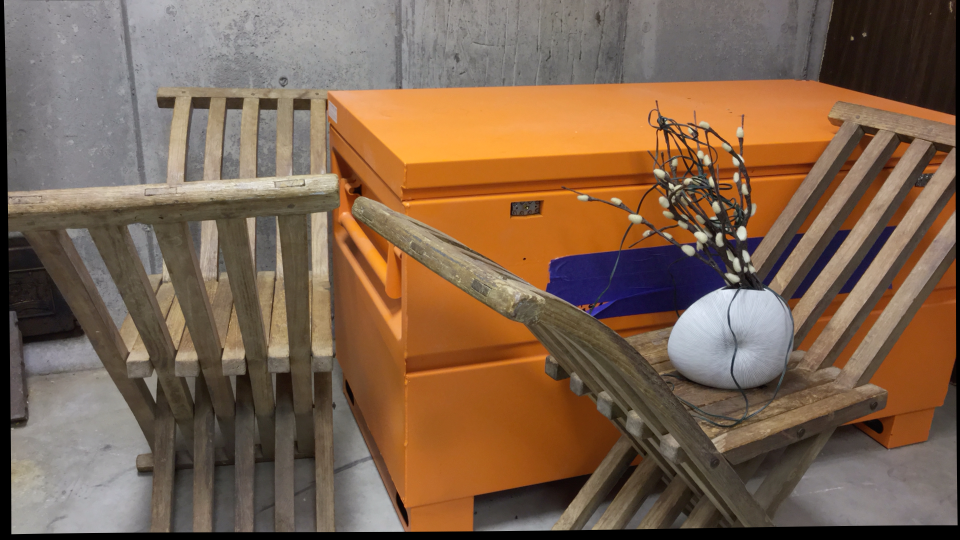
#> input picture curule/im0.png, 1920 x 1080 px (shown at 1/2 size)
$ python calibration.py
#> lines starting #> are read from the running program, lines starting #| are printed output that depends on the picture
### util.py
import numpy as np
import cv2
import os

class Dataset:
    def __init__(self, name):
#> called with name = 'curule'
        self.img0 = cv2.imread(os.path.join(name, 'im0.png'))
#> self.img0 is the input picture: shape (1080, 1920, 3); mean B, G, R 78.9, 99.9, 126
        self.img1 = cv2.imread(os.path.join(name, 'im1.png'))
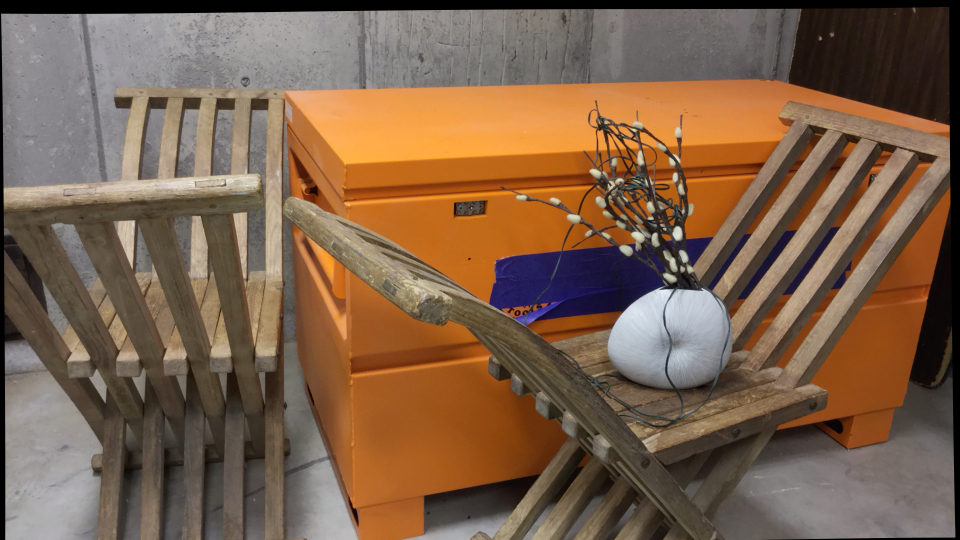
#> input picture curule/im1.png, 1920 x 1080 px (shown at 1/2 size)
#> self.img1 is the input picture: shape (1080, 1920, 3); mean B, G, R 75.2, 97.2, 124.4
        self.calib = Calib(os.path.join(name, 'calib.txt'))
        self.name = name

    @property
    def gray_img0(self):
        return cv2.cvtColor(self.img0, cv2.COLOR_BGR2GRAY)

    @property
    def gray_img1(self):
        return cv2.cvtColor(self.img0, cv2.COLOR_BGR2GRAY)

class Calib:
    def __init__(self, name):
        self.config = {}
        self.read_calib(name)
#> (reads curule/calib.txt from the repository)

    def read_calib(self, name):
        f = open(name, 'r')
        data = f.readlines()
        for line in data:
            key, value = line.rstrip().split('=')
            self.config[key] = value

    @classmethod
    def parseStr2Array(cls, str_array):
        res = []
        str_array = str_array[1:-1]
        rows = str_array.split(';')
        for row in rows:
            res.append(np.fromstring(row, dtype=float, sep=' '))
        return np.array(res)

    @property
    def cam0(self):
        return self.parseStr2Array(self.config['cam0'])

    @property
    def cam1(self):
        return self.parseStr2Array(self.config['cam1'])

    @property
    def baseline(self):
        return float(self.config['baseline'])

    @property
    def ndisp(self):
        return int(self.config['ndisp'])

    @property
    def vmin(self):
        return int(self.config['vmin'])

    @property
    def vmax(self):
        return int(self.config['vmax'])

def toHomogeneous(data):
    N = data.shape[0]
    homo_data = np.ones([N,3])
    homo_data[:,0:2] = data
    return homo_data

### calibration.py
import cv2
import numpy as np
from util import Dataset, toHomogeneous
import argparse


def feature_matching(img0, img1, ratio=0.6):
    """
    Function that detect features and match features
    between two given images
    1. SIFT feature detection
    2. Match features using Brute-Force
    3. Filter matched features using the ratio between the top-2 matches

    Input:
    - img0 : Left image
    - img1 : Right image
    - ratio: The ratio threshold between the top and second matching distance
    Return:
    - pnts1: Filtered matching feature point positions in the left image
    - pnts2: Filtered matching feature point positions in the right image
    - filter_matches: Filtered matches, [Dmatches]
    - kp1: Filtered matching key points in the left image
    - kp2: Filtered matching key points in the right image
    """
#> called with ratio = 0.6
    sift = cv2.SIFT_create()
    # Detect SIFT features for both images
    kp1, des1 = sift.detectAndCompute(img0,None)
#> kp1 = 4017 keypoints; strongest (x, y, size): (1484, 467, 15.2), (1341, 371, 6.1), (1438, 472, 8.7), (1376, 500, 13.3)
    kp2, des2 = sift.detectAndCompute(img1,None)
#> kp2 = 4130 keypoints; strongest (x, y, size): (1355, 467, 14.2), (1368, 512, 11.7), (1252, 500, 13.5), (1302, 436, 5.5)

    # Find top-2 matches using brute force
    bf = cv2.BFMatcher()
    matches = bf.knnMatch(des1,des2,k=2)
#> matches = 4017 matches

    pnts1 = []
    pnts2 = []
    filter_matches = []
    # Filter matches
    for m1, m2 in matches:
        # Keep matches when the distance
        # between the 1 and 2 match are larger than a threhold
        if m1.distance < ratio*m2.distance:
            pnts1.append(kp1[m1.queryIdx].pt)
            pnts2.append(kp2[m1.trainIdx].pt)
            filter_matches.append(m1)
#> after the loop, filter_matches = 751 matches; pnts1 = 751 pairs, first value 23.9 to 1883.1, second value 33.02 to 1059.5; pnts2 = 751 pairs, first value 3.5 to 1770.7, second value 28.75 to 1044.5

    pnts1 = np.array(pnts1)
    pnts2 = np.array(pnts2)


    return pnts1, pnts2, filter_matches, kp1, kp2

def estimate_fundamental_matrix(pnts1, pnts2):
    """
    Estimate the fundamental matrix given two set of matching points.
    1. Point normalization.
    2. Solve pnts2.T @ F @ pnts1 = 0
    3. Correct F

    Input:
    - pnts1: Points form left image in [pixels, pixels]
    - pnts2: Points form right image in [pixels, pixels]

    Return:
    - F: Fundamental Matrix
    """

    N = pnts1.shape[0]

    if pnts1.shape[1] < 3:
        pnts1 = toHomogeneous(pnts1)
        pnts2 = toHomogeneous(pnts2)

    # ======================== [Optional] ========================
    # ====Point normalization to produce more stable estimation===
    C1 = np.eye(3)
    C2 = np.eye(3)

    C1[0:2,2] = -pnts1[:,0:2].mean(0)
    C2[0:2,2] = -pnts2[:,0:2].mean(0)

    S1 = np.eye(3)
    S2 = np.eye(3)

    std1 = (pnts1[:,0:2] - pnts1[:,0:2].mean(0).reshape(1,-1)).std(0).sum()
    std2 = (pnts2[:,0:2] - pnts2[:,0:2].mean(0).reshape(1,-1)).std(0).sum()

    S1[0,0] = (2**0.5)/std1
    S1[1,1] = (2**0.5)/std1

    S2[0,0] = (2**0.5)/std2
    S2[1,1] = (2**0.5)/std2

    T1 = S1 @ C1
    T2 = S2 @ C2


    pnts1 = (T1 @ pnts1.T).T
    pnts2 = (T2 @ pnts2.T).T

    # ===============================================================

    pnts1 = pnts1.reshape((N,3,1))
    pnts2 = pnts2.reshape((N,1,3))

    A = pnts1 @ pnts2
    A = A.reshape((N,9))

    U,S,V = np.linalg.svd(A)
    F = V[-1]

    F = F.reshape(3,3).T

    # Correct the fundamental matrix
    F = T2.T @ F @ T1

    # ------Sanity Check -------
    #test = pnts2 @ F @ pnts1
    #test = test.reshape(N)
    #print(test)

    return F


def estimate_F_RANSAC(pnts1, pnts2, samples, iterations, thres=0.01):
    """
    Use RANSAC to estimate fundamental matrix
    Input:
    - pnts1: Points from left image
    - pnts2: Points from right image
    - samples: Number of points to be sampled for each iteration
    - iterations: Total iteration
    - thres: Threshold for inliers
    Return:
    - F: Fundamental Matrix
    - mask: Mask indicating whether a pair of matching points falls into the inlier
    """

    N = pnts1.shape[0]

    # Convert to homogeneous coordinate
    pnts1_h = toHomogeneous(pnts1)
    pnts2_h = toHomogeneous(pnts2)

    pnts1_1 = pnts1_h.reshape((N,3,1))
    pnts2_1 = pnts2_h.reshape((N,1,3))

    best_score = 0
    best_F = None

    for _ in range(iterations):
        # Random sample [samples] points
        idx = np.random.choice(np.arange(N), samples, replace=False)
        # Estimate fundamental matrix
        F = estimate_fundamental_matrix(pnts1_h[idx], pnts2_h[idx])

        score = pnts2_1 @ F @ pnts1_1

        # Compute the x'Fx and see how many are below threshold
        score = (np.abs(score.reshape(N)) < thres).sum()

        # Save F if the most inliers found in this iteration
        if score > best_score:
            best_score = score
            best_F = F

    # Obtain mask
    mask = pnts2_1 @ F @ pnts1_1

    mask = np.abs(mask.reshape(N)) < thres

    return best_F, mask


def estimate_essential_matrix(F, K0, K1):
    """
    Estimate essential matrix given fundamental matrix and camera intrinsic matrix
    Input:
    - F: Fundamental Matrix
    - K: Camera Intrinsic Matrix
    Return:
    - E: Essential Matrix
    """
    E = K1.T @ F @ K0
    U, S, V = np.linalg.svd(E)
    # Correct E using [1,1,0] as singular values
    E = U @ np.diag(np.array([1,1,0])) @ V
    return E

def estimate_camera_pose(E, pnts1, pnts2, K1, K2):
    """
    Recover camera pose from essential matrix
    1. Four poses (R1, C1), (R2, C2), (R3, C3), (R4, C4) are found using SVD
    2. Perform triangulation on each points using each poses
    3. Use the Cheirality Condition to determine which one is the correct pose
    """
    U,S,V = np.linalg.svd(E)
    W = np.array([[0,1,0],[-1,0,0],[0,0,1]])

    # Translation
    C1 = U[:,-1]
    # Rotation
    R1 = U @ W @ V

    C2 = -C1
    R2 = R1
    C3 = C1
    R3 = U @ W.T @ V
    C4 = -C3
    R4 = R3

    # Flip sign if the det(R) is 0


    if np.linalg.det(R1) == -1:
        C1 = -C1
        R1 = -R1
        C2 = -C2
        R2 = -R2
    if np.linalg.det(R3) == -1:
        C3 = -C3
        R3 = -R3
        C4 = -C4
        R4 = -R4

    Poses = [(R1, C1), (R2, C2), (R3, C3), (R4, C4)]

    # P = K[R | -RC]
    P0 = get_projection_matrix(K1, np.eye(3), np.zeros(3))

    CCs = []
    for R, C in Poses:
        P = get_projection_matrix(K2, R, C)

        # Triangulation and obtain 3D points
        X = triangulation(P0, P, pnts1, pnts2)

        # Cheirality Condition
        che = cheirality_condition(X[:,:3], np.eye(3), np.zeros(3), R, C)
        CCs.append(che)

    CCs = np.array(CCs)
    # Get the pose with the maximum points that satisfy the Cheirality Condition
    R, C = Poses[CCs.argmax()]
    return R, C


def cheirality_condition(X, R1, C1, R2, C2):
    """
    Check if the given 3D points from triangulation satisfy the cheirality condition
    Input:
    - X: 3D points
    - R1: Rotation
    - C1: Translation
    - R2: Rotation
    - C2: Translation
    """
    # Get mask of points that satisfied cheirality condition for the first pose
    satisfy1 = ((R1[-1] @ (X - C1).T).T) > 0

    # Get mask of points that satisfied cheirality condition for the second pose

    satisfy2 = ((R2[-1] @ (X - C2).T).T) > 0

    # Return number of points that satisfied cheirality condition for both poses
    return (satisfy1 & satisfy2).astype(int).sum()


def get_projection_matrix(K, R, C):
    """
    Get projection matrix P from camera intrinsic matrix, rotation and translation
    P = K[R | -RC]
    Input:
    - K: Camera Intrinsic Matrix
    - R: Rotation
    - C: Translation
    Return:
    - P: Projection Matrix
    """
    return K @ np.concatenate([R, -R @ C.reshape(-1,1)], 1)

def triangulation(P1, P2, pnts1, pnts2):
    """
    Function that triangulate the points given projection matrixs and points
    Input:
    - P1: Projection Matrix from the first pose
    - P2: Projection Matrix from the second pose
    - pnts1: Points from the first image [Pixels]
    - pnts2: Points from the first image [Pixels]
    Return:
    - X: 3D points
    """
    N = pnts1.shape[0]
    X = []
    for i in range(N):
        x1, y1 = pnts1[i]
        x2, y2 = pnts2[i]

        A = np.array([y1*P1[2].T - P1[1].T,
                          P1[0].T - x1*P1[2].T,
                          y2*P2[2].T - P2[1].T,
                          P2[0].T - x2*P2[2].T])
        U, S, V = np.linalg.svd(A.T @ A)
        x = V[-1]
        x /= x[-1]
        X.append(x)

    X = np.array(X)
    return X

if __name__ == '__main__':

    parser = argparse.ArgumentParser()
    parser.add_argument('-n', '--name', default='curule', choices=['curule', 'octagon', 'pendulum'])
    args = parser.parse_args()

    dataset = Dataset(args.name)

    print('Dataset:', args.name)

    img0 = dataset.img0
    img1 = dataset.img1

    K1 = dataset.calib.cam0
    K2 = dataset.calib.cam1

    # SIFT feature matching
    pnts1, pnts2, matches, kp0, kp1 = feature_matching(img0, img1)
#> matches = 751 matches; kp0 has the same summary as kp1 in feature_matching; kp1 has the same summary as kp2 in feature_matching

    # ++++++++++++++++++ For Visualization ++++++++++++++++++++++
    # Randomly sample 100 matches and plot
    rand_idx = np.random.choice(np.arange(pnts1.shape[0]), 100, replace=False)
    rand_pnts1 = pnts1[rand_idx]
#> rand_pnts1 = 100 pairs, first value 30.84 to 1864.4, second value 36.66 to 1059.5
    rand_pnts2 = pnts2[rand_idx]
#> rand_pnts2 = 100 pairs, first value 3.5 to 1755.4, second value 28.75 to 1019.3

    cat_img = np.concatenate([img0, img1], 1)
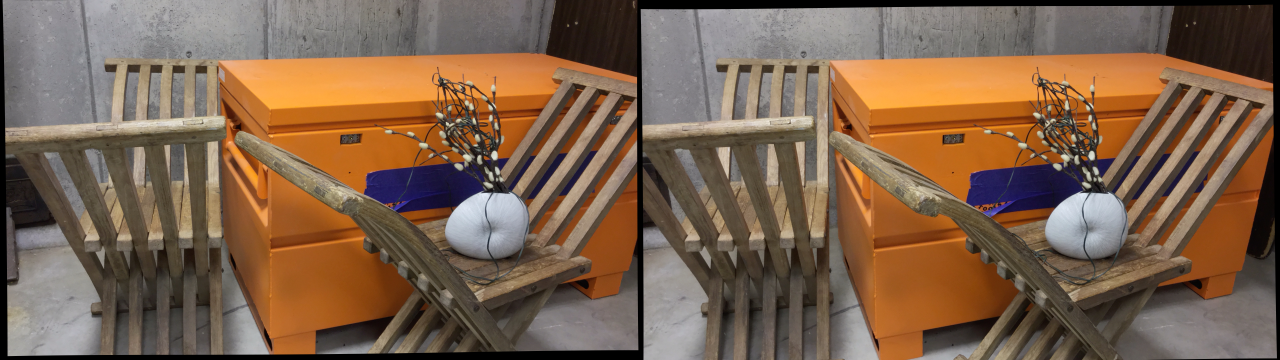
#> cat_img: shape (1080, 3840, 3) (shown at 1/3 size); mean B, G, R 77, 98.6, 125.2
    h,w,_ = img0.shape
#> h = 1080; w = 1920

    for pnt1, pnt2 in zip(rand_pnts1, rand_pnts2):
        cv2.circle(cat_img, (int(pnt1[0]), int(pnt1[1])), 2, (255,0,0), 2)
        cv2.circle(cat_img, (int(pnt2[0]+w), int(pnt2[1])), 2, (255,0,0), 2)
        cv2.line(cat_img, (int(pnt1[0]),int(pnt1[1])), (int(pnt2[0]+w),int(pnt2[1])),
                (255,0,0), 2)
#> this loop made 100 passes
#> (pnt1, pnt2) on passes 1 to 12: ([1377.1, 457.5], [1252.9, 457.5]), ([550.6, 373.6], [391.3, 373.4]), ([1000, 578.8], [814.5, 578.8]), ([293.5, 393.5], [130.6, 393.9]), ([1469.2, 682.3], [1342, 683.2]), ([1455.9, 899.4], [1318.7, 899.3]), ([1781.4, 836.4], [1699.2, 836.7]), ([256.2, 707.4], [139.7, 707.1]), ([1359.8, 445.4], [1236.2, 445.9]), ([741.4, 923.4], [655.2, 923.7]), ([287.4, 928.1], [196.9, 928.1]), ([812.2, 764.1], [702.9, 764.5])
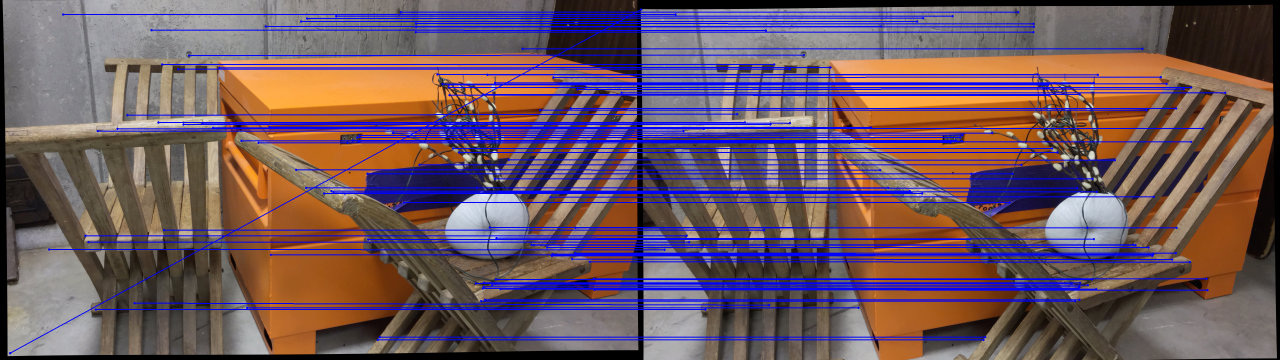
#> cat_img: shape (1080, 3840, 3) (shown at 1/3 size); mean B, G, R 97.6, 86.9, 109.9

    cv2.imwrite(dataset.name+'_feature_match.jpg', cat_img)

    #+++++++++++++++++++++++++++++++++++++++++++++++++++++++++++

    # Fundamental Matrix estimation using RANSAC
    F, mask = estimate_F_RANSAC(pnts1, pnts2, 32, 2000, 0.001)
#> in estimate_F_RANSAC, `pnts1_h = toHomogeneous(pnts1)`: pnts1_h = 751 rows, first 8: [23.9, 413.8, 1], [30.84, 1059.5, 1], [30.84, 1059.5, 1], [111.2, 467.1, 1], [127.1, 152, 1], [134.4, 272.5, 1], [142.8, 981.1, 1], [143.1, 283.3, 1]
#> in estimate_F_RANSAC, `pnts2_h = toHomogeneous(pnts2)`: pnts2_h = 751 rows, first 8: [12.33, 401.3, 1], [3.5, 28.75, 1], [3.5, 28.75, 1], [87.52, 457.9, 1], [44.37, 152, 1], [54, 272.6, 1], [50.35, 981.5, 1], [63.12, 283.5, 1]
#> in estimate_F_RANSAC, `pnts2_1 = pnts2_h.reshape((N,1,3))`: pnts2_1 has the same summary as pnts2_h
#> the loop in estimate_F_RANSAC, `for _ in range(iterations):` made 2000 passes
#> (std1 in estimate_fundamental_matrix, std2 in estimate_fundamental_matrix, S in estimate_fundamental_matrix, score, best_score) on passes 1, 7, 20: (685.5, 685.7, [9.15, 7.03, 4.8, 3.72, 3.37, 1.13, 0.145, 0.0612, 0.00547], 647, 647), (706.8, 711.4, [9.06, 6.79, 4.44, 3.65, 2.42, 1.12, 0.119, 0.0498, 0.00246], 655, 655), (822.1, 827, [8.37, 6.93, 4.08, 3.6, 2.35, 1.21, 0.103, 0.058, 0.00387], 671, 671)
#> (score, best_score) on passes 79, 84, 141: (673, 673), (674, 674), (685, 685)
#> pass 1, in estimate_fundamental_matrix, `U,S,V = np.linalg.svd(A)`:
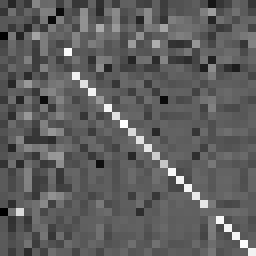
#> U: shape (32, 32) float64 (shown 8 times larger); min -0.564, max 0.921, mean -0.0103; drawn with min black and max white
#> pass 2, in estimate_fundamental_matrix (call 2), `U,S,V = np.linalg.svd(A)`:
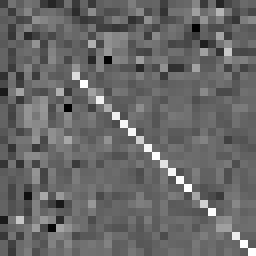
#> U: shape (32, 32) float64 (shown 8 times larger); min -0.635, max 0.899, mean -0.00734; drawn with min black and max white
#> pass 3, in estimate_fundamental_matrix (call 3), `U,S,V = np.linalg.svd(A)`:
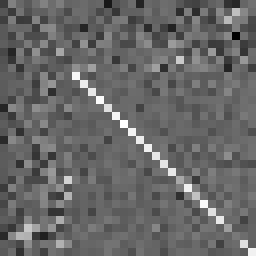
#> U: shape (32, 32) float64 (shown 8 times larger); min -0.642, max 0.917, mean -0.00923; drawn with min black and max white
#> after the loop in estimate_F_RANSAC, `for _ in range(iterations):`: best_score = 685
#> in estimate_F_RANSAC, `mask = pnts2_1 @ F @ pnts1_1`: mask = 751 values, max 1.56 at index 1, min -0.14 at index 112, mean 0.00465
#> F = [[-3.79e-10, -5.51e-09, 2.44e-06], [5.15e-09, 7.96e-10, 0.00123], [-1.63e-06, -0.00124, -0.000169]]
    print('Estimate Fundamental Matrix:')
    print(F)
#| [[-3.79197808e-10 -5.51193986e-09  2.43506935e-06]
#|  [ 5.14607285e-09  7.96258599e-10  1.23412697e-03]
#|  [-1.62629191e-06 -1.23525729e-03 -1.69271153e-04]]
    print('Number of inliers:', mask.sum())
#| Number of inliers: 527

    # Essential Matrix estimation
    E = estimate_essential_matrix(F, K1, K2)
#> in estimate_essential_matrix, `E = K1.T @ F @ K0`: E = [[-0.00117, -0.017, -0.00172], [0.0159, 0.00246, 2.18], [0.00148, -2.18, -0.00032]]
#> in estimate_essential_matrix, `U, S, V = np.linalg.svd(E)`: U = [[0.00689, 0.00376, -1], [-0.565, 0.825, -0.000793], [0.825, 0.565, 0.00781]]; S = [2.18, 2.18, 0.00117]; V = [[-0.00356, -0.825, -0.565], [0.00641, -0.565, 0.825], [1, 0.000678, -0.0073]]
#> in estimate_essential_matrix, `E = U @ np.diag(np.array([1,1,0])) @ V`: E = [[-4.62e-07, -0.00781, -0.000789], [0.0073, 0.000491, 1], [0.000681, -1, 0.000492]]

    print('Essential Matrix:')
    print(E)
#| [[-4.61898160e-07 -7.81312697e-03 -7.88672734e-04]
#|  [ 7.29979415e-03  4.90587602e-04  9.99972922e-01]
#|  [ 6.81360588e-04 -9.99969127e-01  4.91803672e-04]]

    pnts1_norm = (np.linalg.inv(K1) @ toHomogeneous(pnts1).T).T
#> pnts1_norm = 751 rows, first 8: [-0.542, -0.0787, 1], [-0.538, 0.289, 1], [-0.538, 0.289, 1], [-0.493, -0.0484, 1], [-0.484, -0.228, 1], [-0.479, -0.159, 1], [-0.475, 0.244, 1], [-0.475, -0.153, 1]
    pnts2_norm = (np.linalg.inv(K2) @ toHomogeneous(pnts2).T).T
#> pnts2_norm = 751 rows, first 8: [-0.549, -0.0858, 1], [-0.554, -0.298, 1], [-0.554, -0.298, 1], [-0.506, -0.0536, 1], [-0.531, -0.228, 1], [-0.525, -0.159, 1], [-0.527, 0.244, 1], [-0.52, -0.153, 1]
    pnts1_norm = pnts1_norm[:,0:2] / pnts1_norm[:,-1].reshape(-1,1)
#> pnts1_norm = 751 pairs, first value -0.542 to 0.515, second value -0.295 to 0.289
    pnts2_norm = pnts2_norm[:,0:2] / pnts2_norm[:,-1].reshape(-1,1)
#> pnts2_norm = 751 pairs, first value -0.554 to 0.451, second value -0.298 to 0.28

    R, C = estimate_camera_pose(E, pnts1[mask], pnts2[mask], K1, K2)
#> in estimate_camera_pose, `U,S,V = np.linalg.svd(E)`: U = [[0.00785, 6.3e-05, 1], [-0.0929, -0.996, 0.000793], [0.996, -0.0929, -0.00781]]; S = [1, 1, 5.12e-19]; V = [[0, -0.996, -0.0924], [-0.00733, 0.0924, -0.996], [-1, -0.000678, 0.0073]]
#> in estimate_camera_pose, `C1 = U[:,-1]`: C1 = [1, 0.000793, -0.00781]
#> in estimate_camera_pose, `R1 = U @ W @ V`: R1 = [[-1, 0.000111, -0.000513], [-0.000111, -1, 0.000491], [0.000513, -0.000491, -1]]
#> in estimate_camera_pose, `C2 = -C1`: C2 = [-1, -0.000793, 0.00781]
#> in estimate_camera_pose, `R2 = R1`: R2 has the same summary as R1
#> in estimate_camera_pose, `C3 = C1`: C3 = [1, 0.000793, -0.00781]
#> in estimate_camera_pose, `R3 = U @ W.T @ V`: R3 = [[-1, -0.00147, 0.0151], [-0.00147, 1, -0.00048], [0.0151, 0.000502, 1]]
#> in estimate_camera_pose, `C4 = -C3`: C4 = [-1, -0.000793, 0.00781]
#> in estimate_camera_pose, `R4 = R3`: R4 has the same summary as R3
#> the loop in estimate_camera_pose, `for R, C in Poses:` made 4 passes
#> (C, che) on passes 1 to 4: ([1, 0.000793, -0.00781], 0), ([-1, -0.000793, 0.00781], 0), ([1, 0.000793, -0.00781], 305), ([-1, -0.000793, 0.00781], 222)
#> after the loop in estimate_camera_pose, `for R, C in Poses:`: CCs = [0, 0, 305, 222]
#> in estimate_camera_pose, `R, C = Poses[CCs.argmax()]`: R has the same summary as R3; C = [1, 0.000793, -0.00781]
#> R has the same summary as R3 in estimate_camera_pose; C = [1, 0.000793, -0.00781]

    print('Rotation:')
    print(R)
#| [[-9.99884720e-01 -1.46640698e-03  1.51128197e-02]
#|  [-1.47382688e-03  9.99998799e-01 -4.79841373e-04]
#|  [ 1.51120979e-02  5.02059737e-04  9.99885680e-01]]
    print('Translation:')
    print(C)
#| [ 9.99969166e-01  7.92512210e-04 -7.81273847e-03]
